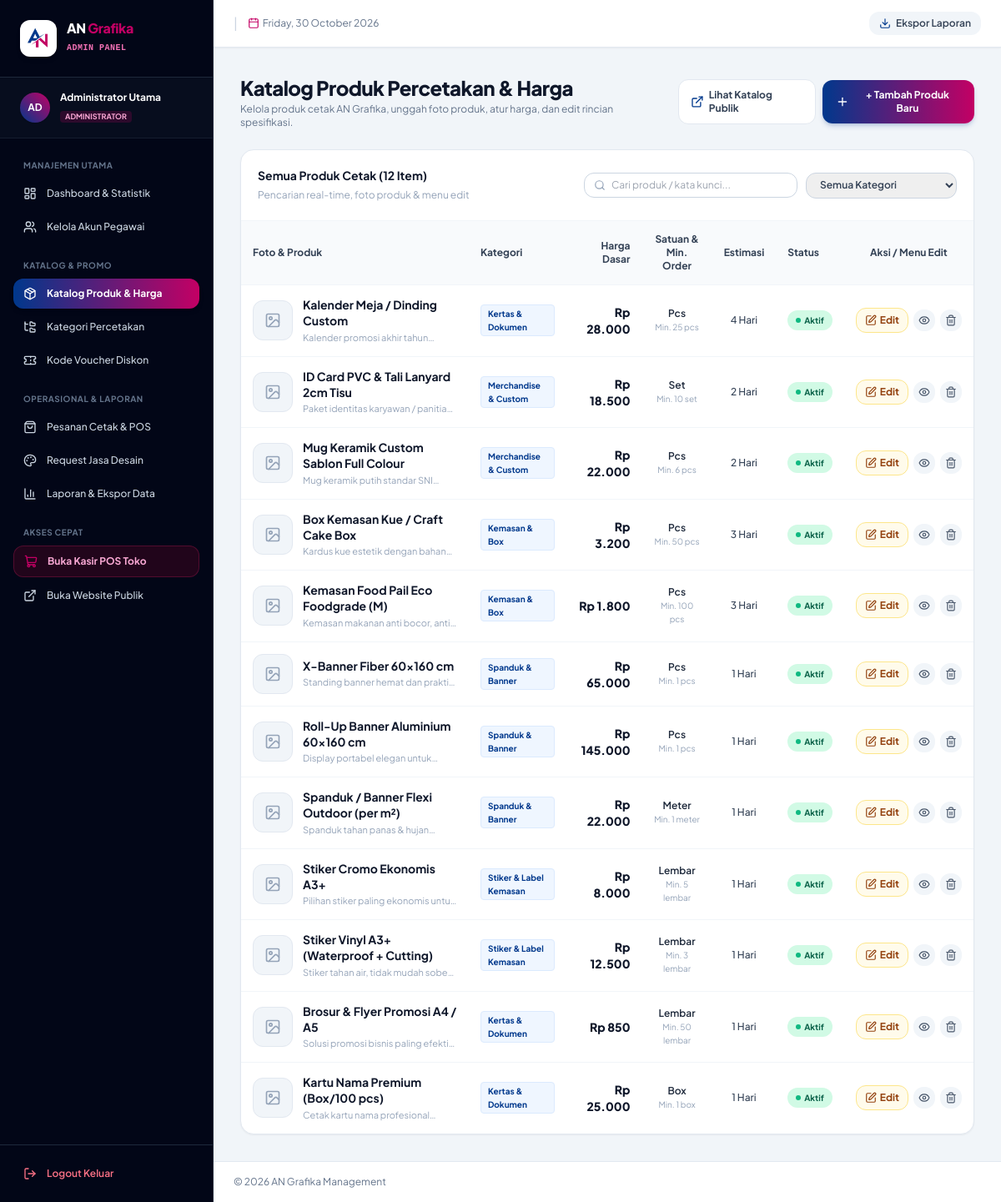
/admin/products.php (signed in), run on the app's committed database.
### tables this page shows
CREATE TABLE `products` (
  `id` INT AUTO_INCREMENT PRIMARY KEY,
  `category_id` INT NOT NULL,
  `name` VARCHAR(150) NOT NULL,
  `slug` VARCHAR(150) NOT NULL,
  `description` TEXT DEFAULT NULL,
  `base_price` DECIMAL(12,2) NOT NULL DEFAULT 0.00,
  `unit` VARCHAR(30) NOT NULL DEFAULT 'pcs',
  `min_order` INT NOT NULL DEFAULT 1,
  `image` VARCHAR(255) DEFAULT NULL,
  `options_json` TEXT DEFAULT NULL,
  `estimated_days` INT NOT NULL DEFAULT 1,
  `status` ENUM('active', 'inactive') NOT NULL DEFAULT 'active',
  `created_at` DATETIME DEFAULT CURRENT_TIMESTAMP,
  FOREIGN KEY (`category_id`) REFERENCES `categories`(`id`) ON DELETE CASCADE
);

CREATE TABLE `categories` (
  `id` INT AUTO_INCREMENT PRIMARY KEY,
  `name` VARCHAR(100) NOT NULL,
  `slug` VARCHAR(100) NOT NULL UNIQUE,
  `description` TEXT DEFAULT NULL,
  `icon` VARCHAR(50) DEFAULT 'printer',
  `image` VARCHAR(255) DEFAULT NULL,
  `created_at` DATETIME DEFAULT CURRENT_TIMESTAMP
);

### includes/functions.php (called while the page is built, shortened)
<?php
function formatRupiah($amount) {
    return 'Rp ' . number_format((float)$amount, 0, ',', '.');
}

### admin/products.php (the view, shortened to what this page needs)
<?php
require_once __DIR__ . '/../includes/admin_header.php';
$products = [];
try {
    $db = getDB();
    $pSql = "SELECT p.*, c.name as category_name FROM products p JOIN categories c ON p.category_id = c.id ORDER BY p.id DESC";
    $products = $db->query($pSql)->fetchAll();
} catch (Exception $e) {
}
?>
<div class="space-y-6">
    <div class="flex flex-col sm:flex-row sm:items-center justify-between gap-4">
        <div>
            <h1 class="text-2xl font-black text-slate-900 tracking-tight">Katalog Produk Percetakan & Harga</h1>
            <p class="text-xs text-slate-500 mt-0.5">Kelola produk cetak AN Grafika, unggah foto produk, atur harga, dan edit rincian spesifikasi.</p>
        </div>
        <div class="flex items-center gap-2">
            <a href="../products.php" target="_blank" class="inline-flex items-center gap-1.5 px-3.5 py-2.5 rounded-xl text-xs font-bold text-slate-700 bg-white border border-slate-200 hover:bg-slate-50 transition">
                <i data-lucide="external-link" class="w-4 h-4 text-[#00388C]"></i>
                <span>Lihat Katalog Publik</span>
            </a>
            <button onclick="toggleModal('modal-add-product')" class="inline-flex items-center gap-1.5 px-4 py-2.5 rounded-xl text-xs font-bold text-white bg-gradient-to-r from-[#00388C] to-[#C30064] hover:opacity-95 shadow-md shadow-[#00388C]/20 transition">
                <i data-lucide="plus" class="w-4 h-4"></i>
                <span>+ Tambah Produk Baru</span>
            </button>
        </div>
    </div>
    <div class="bg-white rounded-2xl border border-slate-200 shadow-sm overflow-hidden">
        <div class="p-5 border-b border-slate-100 flex flex-col sm:flex-row sm:items-center justify-between gap-3">
            <div>
                <h2 class="font-bold text-sm text-slate-900">Semua Produk Cetak (<?= count($products); ?> Item)</h2>
                <span class="text-xs text-slate-400">Pencarian real-time, foto produk & menu edit</span>
            </div>
            <div class="flex flex-col sm:flex-row items-center gap-2.5 w-full sm:w-auto">
                <div class="relative w-full sm:w-64">
                    <i data-lucide="search" class="w-3.5 h-3.5 text-slate-400 absolute left-3 top-1/2 -translate-y-1/2"></i>
                    <input type="text" id="admin-product-search" oninput="filterAdminProducts()" placeholder="Cari produk / kata kunci..." class="w-full pl-8 pr-7 py-1.5 rounded-xl border border-slate-300 text-xs focus:ring-2 focus:ring-[#00388C] focus:outline-none">
                </div>
                <select id="admin-category-filter" onchange="filterAdminProducts()" class="w-full sm:w-auto px-3 py-1.5 rounded-xl border border-slate-300 text-xs font-semibold focus:ring-2 focus:ring-[#00388C] focus:outline-none text-slate-700">
                    <option value="all">Semua Kategori</option>
                </select>
            </div>
        </div>
        <div class="overflow-x-auto">
            <table class="w-full text-left text-xs text-slate-600">
                <thead class="bg-slate-50 text-slate-700 font-semibold border-b border-slate-100">
                    <tr>
                        <th class="p-3.5">Foto & Produk</th>
                        <th class="p-3.5">Kategori</th>
                        <th class="p-3.5 text-right">Harga Dasar</th>
                        <th class="p-3.5 text-center">Satuan & Min. Order</th>
                        <th class="p-3.5 text-center">Estimasi</th>
                        <th class="p-3.5">Status</th>
                        <th class="p-3.5 text-center">Aksi / Menu Edit</th>
                    </tr>
                </thead>
                <tbody class="divide-y divide-slate-100">
                    <?php foreach ($products as $p): ?>
                        <tr class="admin-product-row hover:bg-slate-50/70 transition"
                            data-name="<?= htmlspecialchars(strtolower($p['name'])); ?>"
                            data-cat="<?= htmlspecialchars(strtolower($p['category_name'])); ?>"
                            data-desc="<?= htmlspecialchars(strtolower($p['description'] ?? '')); ?>"
                            data-price="<?= (float)$p['base_price']; ?>">
                            <td class="p-3.5">
                                <div class="flex items-center gap-3">
                                    <div class="w-12 h-12 rounded-xl bg-slate-100 border border-slate-200 overflow-hidden flex items-center justify-center shrink-0">
                                        <?php if (!empty($p['image']) && file_exists(__DIR__ . '/../' . $p['image'])): ?>
                                            <img src="../<?= htmlspecialchars($p['image']); ?>" alt="<?= htmlspecialchars($p['name']); ?>" class="w-full h-full object-cover">
                                        <?php else: ?>
                                            <div class="text-[#00388C] font-bold">
                                                <i data-lucide="image" class="w-5 h-5 text-slate-400"></i>
                                            </div>
                                        <?php endif; ?>
                                    </div>
                                    <div>
                                        <p class="font-bold text-slate-900 text-sm leading-snug"><?= htmlspecialchars($p['name']); ?></p>
                                        <p class="text-[11px] text-slate-400 line-clamp-1 mt-0.5"><?= htmlspecialchars($p['description']); ?></p>
                                    </div>
                                </div>
                            </td>
                            <td class="p-3.5">
                                <span class="inline-block px-2 py-0.5 rounded text-[10px] font-bold bg-blue-50 text-[#00388C] border border-blue-100">
                                    <?= htmlspecialchars($p['category_name']); ?>
                                </span>
                            </td>
                            <td class="p-3.5 text-right font-black text-slate-900 text-sm">
                                <?= formatRupiah($p['base_price']); ?>
                            </td>
                            <td class="p-3.5 text-center">
                                <span class="capitalize font-semibold text-slate-800"><?= htmlspecialchars($p['unit']); ?></span>
                                <p class="text-[10px] text-slate-400">Min. <?= $p['min_order']; ?> <?= $p['unit']; ?></p>
                            </td>
                            <td class="p-3.5 text-center font-medium text-slate-700">
                                <?= $p['estimated_days']; ?> Hari
                            </td>
                            <td class="p-3.5">
                                <a href="products.php?toggle_status=<?= $p['id']; ?>" class="inline-flex items-center gap-1 px-2.5 py-1 rounded-full text-[10px] font-bold transition <?= $p['status'] === 'active' ? 'bg-emerald-100 text-emerald-800 hover:bg-emerald-200' : 'bg-slate-100 text-slate-600 hover:bg-slate-200'; ?>">
                                    <span class="w-1.5 h-1.5 rounded-full <?= $p['status'] === 'active' ? 'bg-emerald-500' : 'bg-slate-400'; ?>"></span>
                                    <span><?= $p['status'] === 'active' ? 'Aktif' : 'Nonaktif'; ?></span>
                                </a>
                            </td>
                            <td class="p-3.5 text-center">
                                <div class="flex items-center justify-center gap-1.5">
                                    <button type="button" onclick='openEditModal(<?= json_encode($p); ?>)' title="Edit Produk" class="px-2.5 py-1.5 rounded-xl bg-amber-50 hover:bg-amber-100 text-amber-800 border border-amber-200 font-bold text-xs transition inline-flex items-center gap-1">
                                        <i data-lucide="edit" class="w-3.5 h-3.5"></i>
                                        <span>Edit</span>
                                    </button>
                                    <a href="../order.php?product_id=<?= $p['id']; ?>" target="_blank" title="Pratinjau Halaman Order Publik" class="p-1.5 rounded-xl bg-slate-100 hover:bg-blue-100 text-slate-600 hover:text-[#00388C] transition">
                                        <i data-lucide="eye" class="w-3.5 h-3.5"></i>
                                    </a>
                                    <a href="products.php?delete=<?= $p['id']; ?>" onclick="return confirm('Apakah Anda yakin ingin menghapus produk ini?')" title="Hapus Produk" class="p-1.5 rounded-xl bg-slate-100 hover:bg-rose-100 text-slate-600 hover:text-rose-700 transition">
                                        <i data-lucide="trash-2" class="w-3.5 h-3.5"></i>
                                    </a>
                                </div>
                            </td>
                        </tr>
                    <?php endforeach; ?>
                </tbody>
            </table>
        </div>
    </div>
</div>
<?php require_once __DIR__ . '/../includes/admin_footer.php'; ?>

### includes/admin_header.php (style rules this page uses)
body { font-family: 'Plus Jakarta Sans', sans-serif; }

### data on the page
products: name "Kalender Meja / Dinding Custom", description "Kalender promosi akhir…", category.name "Kertas & Dokumen", base_price "Rp 28.000", unit "Pcs", min_order "25", unit "pcs", estimated_days "4", status "Aktif"
products: name "ID Card PVC & Tali Lanyard 2cm Tisu", description "Paket identitas karyawan /…", category.name "Merchandise & Custom", base_price "Rp 18.500", unit "Set", min_order "10", unit "set", estimated_days "2", status "Aktif"
products: name "Mug Keramik Custom Sablon Full Colour", description "Mug keramik putih standar…", category.name "Merchandise & Custom", base_price "Rp 22.000", unit "Pcs", min_order "6", unit "pcs", estimated_days "2", status "Aktif"
products: name "Box Kemasan Kue / Craft Cake Box", description "Kardus kue estetik dengan…", category.name "Kemasan & Box", base_price "Rp 3.200", unit "Pcs", min_order "50", unit "pcs", estimated_days "3", status "Aktif"
products: name "Kemasan Food Pail Eco Foodgrade (M)", description "Kemasan makanan anti bocor,…", category.name "Kemasan & Box", base_price "Rp 1.800", unit "Pcs", min_order "100", unit "pcs", estimated_days "3", status "Aktif"
products: name "X-Banner Fiber 60x160 cm", description "Standing banner hemat dan…", category.name "Spanduk & Banner", base_price "Rp 65.000", unit "Pcs", min_order "1", unit "pcs", estimated_days "1", status "Aktif"
products: name "Roll-Up Banner Aluminium 60x160 cm", description "Display portabel elegan…", category.name "Spanduk & Banner", base_price "Rp 145.000", unit "Pcs", min_order "1", unit "pcs", estimated_days "1", status "Aktif"
products: name "Spanduk / Banner Flexi Outdoor (per m²)", description "Spanduk tahan panas &…", category.name "Spanduk & Banner", base_price "Rp 22.000", unit "Meter", min_order "1", unit "meter", estimated_days "1", status "Aktif"
products: name "Stiker Cromo Ekonomis A3+", description "Pilihan stiker paling ekonomis…", category.name "Stiker & Label Kemasan", base_price "Rp 8.000", unit "Lembar", min_order "5", unit "lembar", estimated_days "1", status "Aktif"
products: name "Stiker Vinyl A3+ (Waterproof + Cutting)", description "Stiker tahan air, tidak mudah…", category.name "Stiker & Label Kemasan", base_price "Rp 12.500", unit "Lembar", min_order "3", unit "lembar", estimated_days "1", status "Aktif"
products: name "Brosur & Flyer Promosi A4 / A5", description "Solusi promosi bisnis paling…", category.name "Kertas & Dokumen", base_price "Rp 850", unit "Lembar", min_order "50", unit "lembar", estimated_days "1", status "Aktif"
products: name "Kartu Nama Premium (Box/100 pcs)", description "Cetak kartu nama…", category.name "Kertas & Dokumen", base_price "Rp 25.000", unit "Box", min_order "1", unit "box", estimated_days "1", status "Aktif"

### other printed values
substr($currentUser['name'], 0, 2) "AD"
$currentUser['name'] "Administrator Utama"
count($products) "12"
